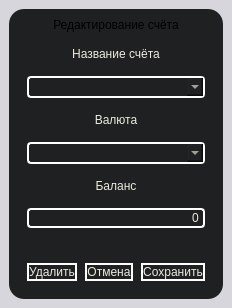
        <widget class="QWidget" name="edit_acc_page">
         <layout class="QVBoxLayout" name="verticalLayout_13">
          <property name="leftMargin">
           <number>0</number>
          </property>
          <property name="topMargin">
           <number>0</number>
          </property>
          <property name="rightMargin">
           <number>0</number>
          </property>
          <property name="bottomMargin">
           <number>0</number>
          </property>
          <item>
           <widget class="QFrame" name="frame_7">
            <property name="minimumSize">
             <size>
              <width>0</width>
              <height>0</height>
             </size>
            </property>
            <property name="styleSheet">
             <string notr="true">background-color: #D8D6DD;</string>
            </property>
            <property name="frameShape">
             <enum>QFrame::Shape::NoFrame</enum>
            </property>
            <property name="frameShadow">
             <enum>QFrame::Shadow::Plain</enum>
            </property>
            <layout class="QGridLayout" name="gridLayout_4">
             <item row="0" column="0">
              <widget class="QWidget" name="form_edit_acc" native="true">
               <property name="maximumSize">
                <size>
                 <width>450</width>
                 <height>450</height>
                </size>
               </property>
               <property name="styleSheet">
                <string notr="true">QWidget#form_edit_acc{
	font: 600 14pt &quot;Noto Sans KR&quot;;
	color:#ECEBDF;
	background-color: #1F2021;
	border-radius:15px;
}</string>
               </property>
               <layout class="QVBoxLayout" name="verticalLayout_17">
                <item>
                 <widget class="QLabel" name="edit_title_label">
                  <property name="maximumSize">
                   <size>
                    <width>430</width>
                    <height>25</height>
                   </size>
                  </property>
                  <property name="styleSheet">
                   <string notr="true">background-color: #1F2021;
font: 650 14pt &quot;Noto Sans KR&quot;;</string>
                  </property>
                  <property name="text">
                   <string>Редактирование счёта</string>
                  </property>
                  <property name="alignment">
                   <set>Qt::AlignmentFlag::AlignCenter</set>
                  </property>
                 </widget>
                </item>
                <item>
                 <widget class="QWidget" name="form_edit_data" native="true">
                  <property name="styleSheet">
                   <string notr="true">background-color:rgb(61, 68, 100);
font: 600 12pt &quot;Noto Sans KR&quot;;
color:#ECEBDF;
background-color: #1F2021;</string>
                  </property>
                  <layout class="QGridLayout" name="gridLayout_7">
                   <property name="verticalSpacing">
                    <number>15</number>
                   </property>
                   <item row="4" column="0">
                    <widget class="QLabel" name="CountLabel_edit">
                     <property name="maximumSize">
                      <size>
                       <width>300</width>
                       <height>25</height>
                      </size>
                     </property>
                     <property name="text">
                      <string>Баланс</string>
                     </property>
                     <property name="alignment">
                      <set>Qt::AlignmentFlag::AlignCenter</set>
                     </property>
                    </widget>
                   </item>
                   <item row="1" column="0">
                    <widget class="QComboBox" name="accountNameComboBox_edit">
                     <property name="maximumSize">
                      <size>
                       <width>300</width>
                       <height>30</height>
                      </size>
                     </property>
                     <property name="styleSheet">
                      <string notr="true">QComboBox {
    border: 1.5px solid white;
    border-radius: 4px;
    padding: 1px 18px 1px 3px;
}
QComboBox QAbstractItemView {
    border: 1.5px solid white;
    selection-background-color: #353535;
}

/* VERTICAL SCROLLBAR */
 QScrollBar:vertical {
	border: none;
    background: #1F2021;
    width: 14px;
    margin: 15px 0 15px 0;
	border-radius: 0px;
 }

/*  HANDLE BAR VERTICAL */
QScrollBar::handle:vertical {	
	background-color: #102680;
	min-height: 30px;
	border-radius: 7px;
}
QScrollBar::handle:vertical:hover{	
	background-color: #112D9F;
}
QScrollBar::handle:vertical:pressed {	
	background-color: #2E57FF;
}

/* BTN TOP - SCROLLBAR */
QScrollBar::sub-line:vertical {
	border: none;
	background-color:  #102680;
	height: 15px;
	border-top-left-radius: 7px;
	border-top-right-radius: 7px;
	subcontrol-position: top;
	subcontrol-origin: margin;
}
QScrollBar::sub-line:vertical:hover {	
	background-color: #112D9F;
}
QScrollBar::sub-line:vertical:pressed {	
	background-color:  #2E57FF;
}

/* BTN BOTTOM - SCROLLBAR */
QScrollBar::add-line:vertical {
	border: none;
	background-color:  #102680;
	height: 15px;
	border-bottom-left-radius: 7px;
	border-bottom-right-radius: 7px;
	subcontrol-position: bottom;
	subcontrol-origin: margin;
}
QScrollBar::add-line:vertical:hover {	
	background-color:#112D9F;
}
QScrollBar::add-line:vertical:pressed {	
	background-color:  #2E57FF;
}

/* RESET ARROW */
QScrollBar::up-arrow:vertical, QScrollBar::down-arrow:vertical {
	background: none;
}
QScrollBar::add-page:vertical, QScrollBar::sub-page:vertical {
	background: none;
}
</string>
                     </property>
                    </widget>
                   </item>
                   <item row="7" column="0">
                    <layout class="QHBoxLayout" name="horizontalLayout_4">
                     <property name="spacing">
                      <number>8</number>
                     </property>
                     <item>
                      <widget class="QPushButton" name="deleteButton_edit">
                       <property name="maximumSize">
                        <size>
                         <width>100</width>
                         <height>50</height>
                        </size>
                       </property>
                       <property name="cursor">
                        <cursorShape>PointingHandCursor</cursorShape>
                       </property>
                       <property name="styleSheet">
                        <string notr="true">QPushButton{
	font: 650 13pt &quot;Noto Sans KR&quot;;
	border-style:outset;
	border-radius:10px;
	border:1.5px solid white;
}

QPushButton:hover{
	background-color: #112D9F;
	border:1.5px solid  #112D9F;
}


QPushButton:pressed{
	background-color: #112D9F;
	border:1.5px solid  #112D9F;
}</string>
                       </property>
                       <property name="text">
                        <string>Удалить</string>
                       </property>
                      </widget>
                     </item>
                     <item>
                      <widget class="QPushButton" name="cancelButton_edit">
                       <property name="maximumSize">
                        <size>
                         <width>100</width>
                         <height>50</height>
                        </size>
                       </property>
                       <property name="cursor">
                        <cursorShape>PointingHandCursor</cursorShape>
                       </property>
                       <property name="styleSheet">
                        <string notr="true">QPushButton{
	font: 650 13pt &quot;Noto Sans KR&quot;;
	border-style:outset;
	border-radius:10px;
	border:1.5px solid white;
}

QPushButton:hover{
	background-color: #112D9F;
	border:1.5px solid  #112D9F;
}


QPushButton:pressed{
	background-color: #112D9F;
	border:1.5px solid  #112D9F;
}</string>
                       </property>
                       <property name="text">
                        <string>Отмена</string>
                       </property>
                      </widget>
                     </item>
                     <item>
                      <widget class="QPushButton" name="saveButton_edit">
                       <property name="maximumSize">
                        <size>
                         <width>100</width>
                         <height>50</height>
                        </size>
                       </property>
                       <property name="cursor">
                        <cursorShape>PointingHandCursor</cursorShape>
                       </property>
                       <property name="styleSheet">
                        <string notr="true">QPushButton{
	font: 650 13pt &quot;Noto Sans KR&quot;;
	border-style:outset;
	border-radius:10px;
	border:1.5px solid white;
}

QPushButton:hover{
	background-color: #112D9F;
	border:1.5px solid  #112D9F;
}


QPushButton:pressed{
	background-color: #112D9F;
	border:1.5px solid  #112D9F;
}</string>
                       </property>
                       <property name="text">
                        <string>Сохранить</string>
                       </property>
                      </widget>
                     </item>
                    </layout>
                   </item>
                   <item row="2" column="0">
                    <widget class="QLabel" name="currencLabel_edit">
                     <property name="maximumSize">
                      <size>
                       <width>300</width>
                       <height>25</height>
                      </size>
                     </property>
                     <property name="text">
                      <string>Валюта</string>
                     </property>
                     <property name="alignment">
                      <set>Qt::AlignmentFlag::AlignCenter</set>
                     </property>
                    </widget>
                   </item>
                   <item row="0" column="0">
                    <widget class="QLabel" name="accNameLabel_edit">
                     <property name="maximumSize">
                      <size>
                       <width>300</width>
                       <height>25</height>
                      </size>
                     </property>
                     <property name="text">
                      <string>Название счёта</string>
                     </property>
                     <property name="alignment">
                      <set>Qt::AlignmentFlag::AlignCenter</set>
                     </property>
                    </widget>
                   </item>
                   <item row="5" column="0">
                    <widget class="QLineEdit" name="CountLineEdit_edit">
                     <property name="maximumSize">
                      <size>
                       <width>300</width>
                       <height>35</height>
                      </size>
                     </property>
                     <property name="styleSheet">
                      <string notr="true">border: 1.5px solid white;
border-radius:4px;</string>
                     </property>
                     <property name="text">
                      <string>0</string>
                     </property>
                     <property name="maxLength">
                      <number>15</number>
                     </property>
                     <property name="frame">
                      <bool>true</bool>
                     </property>
                     <property name="alignment">
                      <set>Qt::AlignmentFlag::AlignRight|Qt::AlignmentFlag::AlignTrailing|Qt::AlignmentFlag::AlignVCenter</set>
                     </property>
                     <property name="clearButtonEnabled">
                      <bool>false</bool>
                     </property>
                    </widget>
                   </item>
                   <item row="3" column="0">
                    <widget class="QComboBox" name="currencListCombobox_edit">
                     <property name="maximumSize">
                      <size>
                       <width>300</width>
                       <height>30</height>
                      </size>
                     </property>
                     <property name="styleSheet">
                      <string notr="true">QComboBox {
    border: 1.5px solid white;
    border-radius: 4px;
    padding: 1px 18px 1px 3px;
}
QComboBox QAbstractItemView {
    border: 1.5px solid white;
    selection-background-color: #353535;
}

/* VERTICAL SCROLLBAR */
 QScrollBar:vertical {
	border: none;
    background: #1F2021;
    width: 14px;
    margin: 15px 0 15px 0;
	border-radius: 0px;
 }

/*  HANDLE BAR VERTICAL */
QScrollBar::handle:vertical {	
	background-color: #102680;
	min-height: 30px;
	border-radius: 7px;
}
QScrollBar::handle:vertical:hover{	
	background-color: #112D9F;
}
QScrollBar::handle:vertical:pressed {	
	background-color: #2E57FF;
}

/* BTN TOP - SCROLLBAR */
QScrollBar::sub-line:vertical {
	border: none;
	background-color:  #102680;
	height: 15px;
	border-top-left-radius: 7px;
	border-top-right-radius: 7px;
	subcontrol-position: top;
	subcontrol-origin: margin;
}
QScrollBar::sub-line:vertical:hover {	
	background-color: #112D9F;
}
QScrollBar::sub-line:vertical:pressed {	
	background-color:  #2E57FF;
}

/* BTN BOTTOM - SCROLLBAR */
QScrollBar::add-line:vertical {
	border: none;
	background-color:  #102680;
	height: 15px;
	border-bottom-left-radius: 7px;
	border-bottom-right-radius: 7px;
	subcontrol-position: bottom;
	subcontrol-origin: margin;
}
QScrollBar::add-line:vertical:hover {	
	background-color:#112D9F;
}
QScrollBar::add-line:vertical:pressed {	
	background-color:  #2E57FF;
}

/* RESET ARROW */
QScrollBar::up-arrow:vertical, QScrollBar::down-arrow:vertical {
	background: none;
}
QScrollBar::add-page:vertical, QScrollBar::sub-page:vertical {
	background: none;
}
</string>
                     </property>
                     <property name="maxVisibleItems">
                      <number>7</number>
                     </property>
                    </widget>
                   </item>
                   <item row="6" column="0">
                    <spacer name="verticalSpacer_6">
                     <property name="orientation">
                      <enum>Qt::Orientation::Vertical</enum>
                     </property>
                     <property name="sizeType">
                      <enum>QSizePolicy::Policy::Maximum</enum>
                     </property>
                     <property name="sizeHint" stdset="0">
                      <size>
                       <width>20</width>
                       <height>20</height>
                      </size>
                     </property>
                    </spacer>
                   </item>
                  </layout>
                 </widget>
                </item>
               </layout>
              </widget>
             </item>
            </layout>
           </widget>
          </item>
         </layout>
        </widget>
